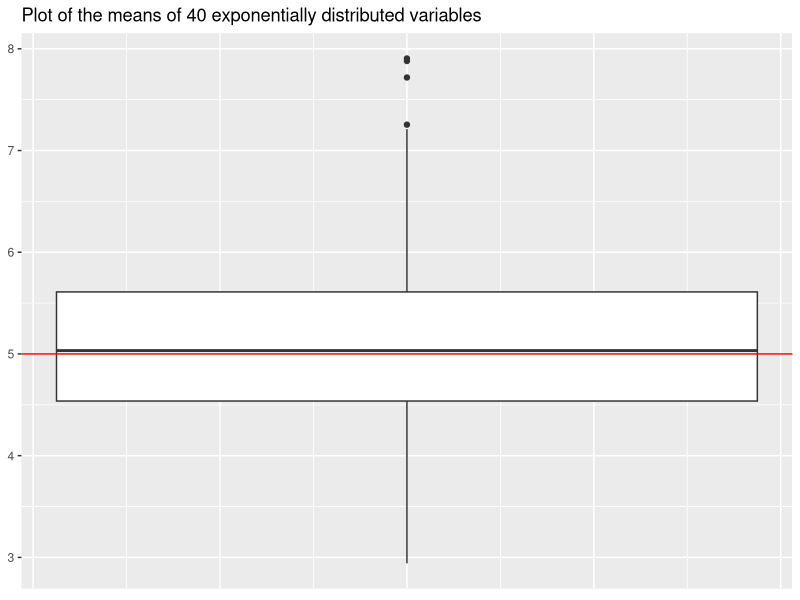
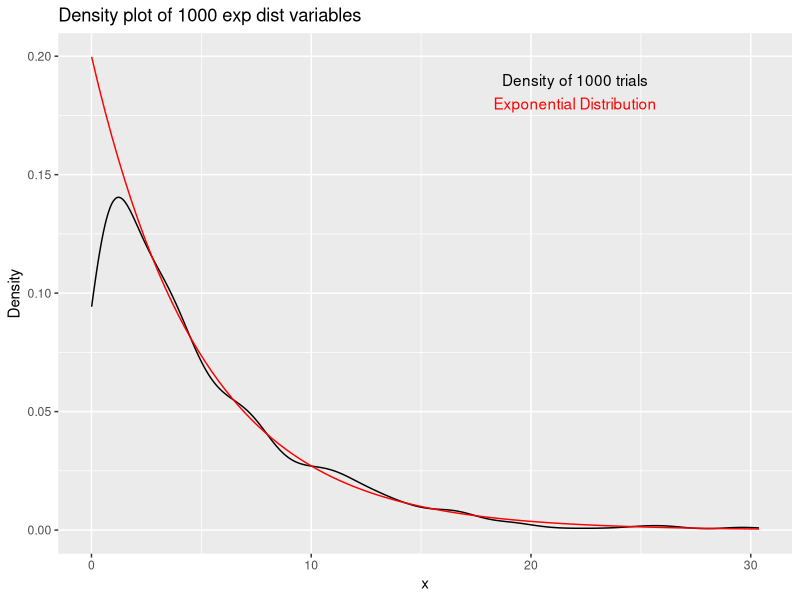
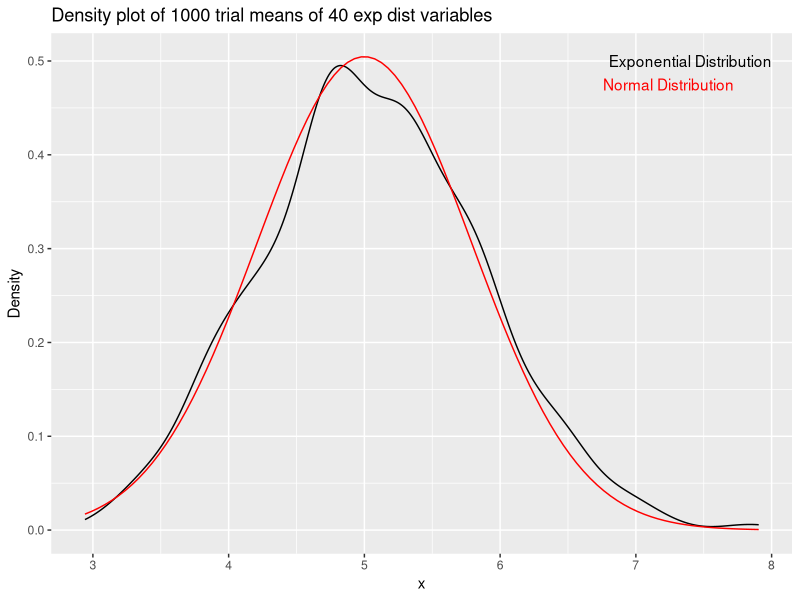

Here is the R script that generated these plots, in order:
## ---- chunk 1
lambda <- 0.2
## ---- chunk 2
set.seed(1410)

means <- data.frame(
    x = sapply(1:1000, function(x){
      mean(rexp(40, 0.2))  
    })
)

head(means)
## ---- chunk 3
# Useful plotting library loaded
library(ggplot2)

# Boxplot of the means of 40 exponentially distributed variables in 1000 simulations
qplot(x= 1, y= means$x, geom = "boxplot") + geom_hline(aes(yintercept = 5), color = "red") +
    theme(axis.title.x=element_blank(), axis.text.x=element_blank(), 
          axis.ticks.x=element_blank(), axis.title.y=element_blank()) +
    labs(title = "Plot of the means of 40 exponentially distributed variables")
## ---- chunk 4
mean(means$x)
## ---- chunk 5
var(means$x)
## ---- chunk 6
1/(40*lambda^2)
## ---- chunk 7
# Plot of density function of 1000 exponential distributed random variables 
# compared to theoretical probability density function
ggplot(data.frame(x = rexp(1000, 0.2)), aes(x)) + geom_density() + 
    labs(y = "Density", title = "Density plot of 1000 exp dist variables") + 
    stat_function(fun = dexp, colour = "red", args = list(rate = 0.2)) +
    annotate("text", x = 22, y = 0.18, label = "Exponential Distribution", color = "red") +
    annotate("text", x = 22, y = 0.19, label = "Density of 1000 trials")
## ---- chunk 8
# Plot of density function of 1000 trial of the means of 40 exponential distributed random variables 
# compared to predicted normal distribution pdf according to Central Limit Theorem
ggplot(means, aes(x)) + geom_density() + 
    labs(y = "Density", title = "Density plot of 1000 trial means of 40 exp dist variables") + 
    stat_function(fun = dnorm, colour = "red", args = list(mean = 5, sd = 5/sqrt(40))) +
    annotate("text", x = 7.24, y = 0.475, label = "Normal Distribution", color = "red") +
    annotate("text", x = 7.4, y = 0.5, label = "Exponential Distribution")
